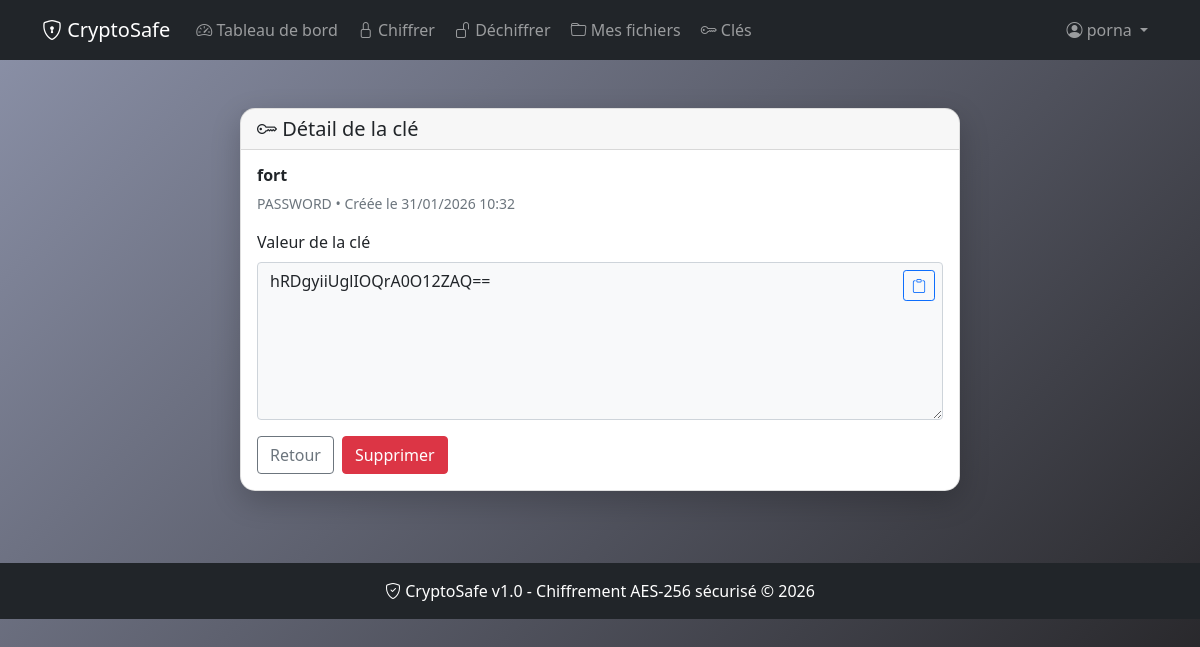
/keys/6/ (signed in), run on the app's committed database.
### crypto_app/models.py (models this page shows, shortened)
class EncryptionKey(models.Model):
    user = models.ForeignKey(User, on_delete=models.CASCADE)
    name = models.CharField(max_length=100)
    key_type = models.CharField(max_length=20, choices=[
        ('AES', 'AES'),
        ('RSA', 'RSA'),
        ('PASSWORD', 'Mot de passe')
    ])
    key_value = models.TextField()  # Clé chiffrée
    created_at = models.DateTimeField(auto_now_add=True)
    last_used = models.DateTimeField(null=True, blank=True)
    is_active = models.BooleanField(default=True)
    class Meta:
        verbose_name = "Clé de chiffrement"
        verbose_name_plural = "Clés de chiffrement"
        ordering = ['-created_at']
        indexes = [
            models.Index(fields=['user', '-created_at']),
            models.Index(fields=['user', 'is_active']),
        ]

### crypto_app/views.py (the view)
# urls.py: path('keys/<int:key_id>/', views.view_key, name='view_key'),
@login_required
def view_key(request, key_id):
    key = get_object_or_404(EncryptionKey, id=key_id, user=request.user)
    return render(request, 'crypto_app/key_detail.html', {'key': key})

### crypto_app/templates/crypto_app/key_detail.html (shortened to what this page needs)
{% extends 'crypto_app/base.html' %}
{% block content %}
<div class="container py-4">
  <div class="row justify-content-center">
    <div class="col-md-8">
      <div class="card">
        <div class="card-header">
          <h5 class="mb-0"><i class="bi bi-key"></i> Détail de la clé</h5>
        </div>
        <div class="card-body">
          <h6><strong>{{ key.name }}</strong></h6>
          <p class="small text-muted">{{ key.key_type }} • Créée le {{ key.created_at|date:"d/m/Y H:i" }}</p>
          <div class="mb-3">
            <label class="form-label">Valeur de la clé</label>
            <div class="position-relative">
              <textarea class="form-control" rows="6" id="keyValue" readonly style="background-color: #f8f9fa;">{{ key.key_value }}</textarea>
              <button class="btn btn-sm btn-outline-primary position-absolute top-0 end-0 m-2" onclick="copyKey()">
                <i class="bi bi-clipboard"></i>
              </button>
            </div>
          </div>
          <div class="d-flex gap-2">
            <a href="{% url 'manage_keys' %}" class="btn btn-outline-secondary">Retour</a>
            <form method="post" action="{% url 'delete_key' key.id %}" onsubmit="return confirm('Voulez-vous vraiment supprimer cette clé ?');">
              <button type="submit" class="btn btn-danger">Supprimer</button>
            </form>
          </div>
        </div>
      </div>
    </div>
  </div>
</div>
{% endblock %}

### crypto_app/templates/crypto_app/base.html (shortened to what this page needs)
<!DOCTYPE html>
<html lang="fr">
<head>
    <link href="https://cdn.jsdelivr.net/npm/bootstrap@5.1.3/dist/css/bootstrap.min.css" rel="stylesheet">
    <link rel="stylesheet" href="https://cdn.jsdelivr.net/npm/bootstrap-icons@1.8.0/font/bootstrap-icons.css">
</head>
<body>
    <nav class="navbar navbar-expand-lg navbar-dark bg-dark">
        <div class="container">
            <a class="navbar-brand" href="{% url 'home' %}">
                <i class="bi bi-shield-lock"></i> CryptoSafe
            </a>
            <div class="collapse navbar-collapse" id="navbarNav">
                <ul class="navbar-nav me-auto">
                    {% if user.is_authenticated %}
                        <li class="nav-item">
                            <a class="nav-link" href="{% url 'dashboard' %}">
                                <i class="bi bi-speedometer2"></i> Tableau de bord
                            </a>
                        </li>
                        <li class="nav-item">
                            <a class="nav-link" href="{% url 'encrypt_file' %}">
                                <i class="bi bi-lock"></i> Chiffrer
                            </a>
                        </li>
                        <li class="nav-item">
                            <a class="nav-link" href="{% url 'decrypt_file' %}">
                                <i class="bi bi-unlock"></i> Déchiffrer
                            </a>
                        </li>
                        <li class="nav-item">
                            <a class="nav-link" href="{% url 'file_list' %}">
                                <i class="bi bi-folder"></i> Mes fichiers
                            </a>
                        </li>
                        <li class="nav-item">
                            <a class="nav-link" href="{% url 'manage_keys' %}">
                                <i class="bi bi-key"></i> Clés
                            </a>
                        </li>
                    {% endif %}
                </ul>
                <ul class="navbar-nav">
                    {% if user.is_authenticated %}
                        <li class="nav-item dropdown">
                            <a class="nav-link dropdown-toggle" href="#" id="navbarDropdown" role="button" data-bs-toggle="dropdown">
                                <i class="bi bi-person-circle"></i> {{ user.username }}
                            </a>
                        </li>
                    {% endif %}
                </ul>
            </div>
        </div>
    </nav>
    <main class="container py-4">
        {% block content %}{% endblock %}
    </main>
    <footer class="bg-dark text-white text-center py-3 mt-4">
        <div class="container">
            <p class="mb-0">
                <i class="bi bi-shield-check"></i> CryptoSafe v1.0 -
                Chiffrement AES-256 sécurisé &copy; {% now "Y" %}
            </p>
        </div>
    </footer>
</body>
</html>

### crypto_app/templates/crypto_app/base.html (style rules this page uses)
body { background: linear-gradient(135deg, #8c92a9 0%, #212022 100%); min-height: 100vh; }
.card { border-radius: 15px; box-shadow: 0 10px 30px rgba(0,0,0,0.2); }
.nav-link { border-radius: 8px; margin: 2px; }

### data on the page
EncryptionKey: name "fort", key_type "PASSWORD", created_at "31/01/2026 10:32", key_value "hRDgyiiUglIOQrA0O12ZAQ=="

### other printed values
{{ user.username }} "porna"
